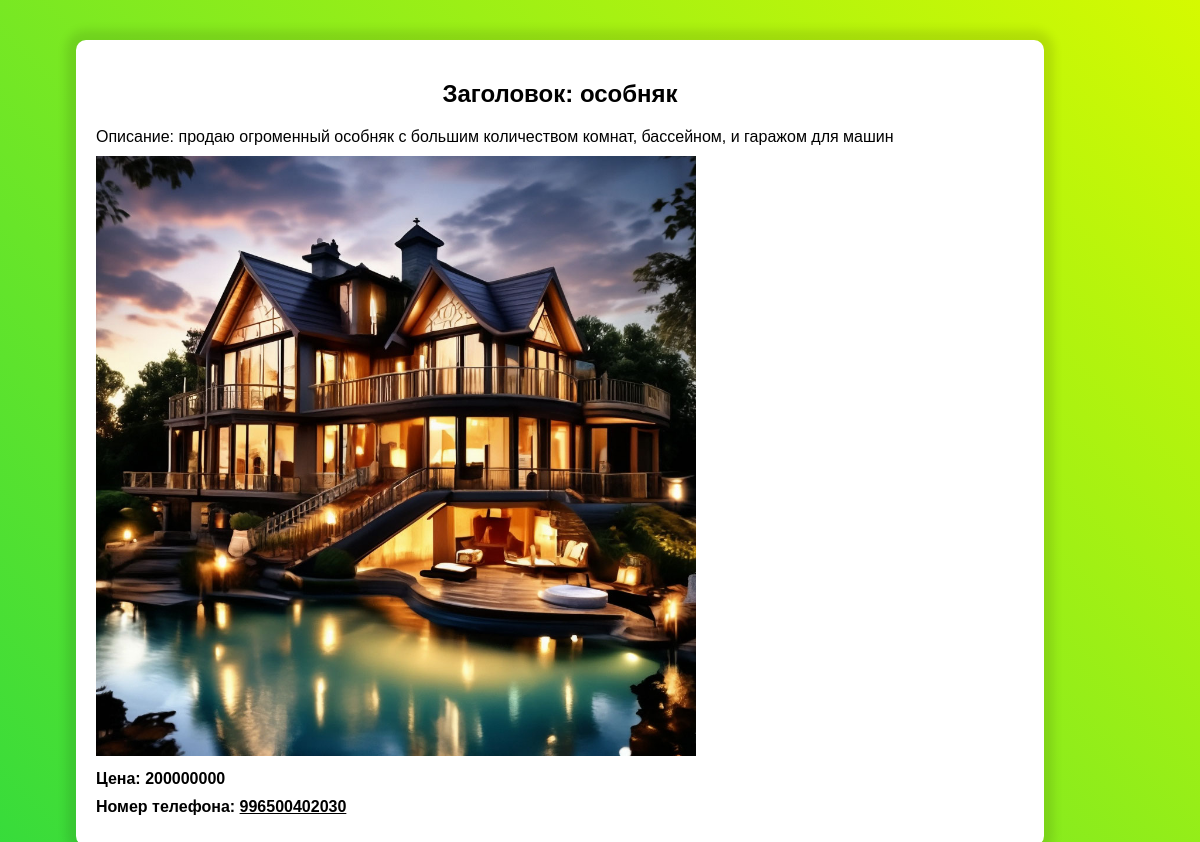
The page /more_details/3 on the database its author committed.
### main.py (models this page shows)
class Post(db.Model):
    id = db.Column(db.Integer, primary_key=True)
    category = db.Column(db.String, nullable=False)
    title = db.Column(db.String(100), nullable=False)
    content = db.Column(db.Text, nullable=False)
    price = db.Column(db.Integer, nullable=False)
    user_id = db.Column(db.Integer, db.ForeignKey('user.id'), nullable=False)
    image = db.Column(db.String(250))
    user_number = db.Column(db.String(250))

### main.py (the view)
@app.route('/more_details/<int:post_id>', methods=['GET', 'POST'])
def more_details(post_id):
    post = Post.query.get_or_404(post_id)
    return render_template('more_details.html', post=post)

### templates/more_details.html (shortened to what this page needs)
<!DOCTYPE html>
<html lang="ru">
<head>
    <link rel="stylesheet" href="/static/uploads/more_details.css">
</head>
<body>
    <main>
        <br>
        <br>
        <br>
        <div class="post">
            <h2>Заголовок: {{ post.title }}</h2>
            <p>Описание: {{ post.content }}</p>
            <img src="/static/uploads/images/{{post.image}}" width="600px" height="600px">
            <b><p>Цена: {{ post.price }}</p></b>
            <b><p>Номер телефона: <a class="a_number" href="tel:+996{{post.user_number}}">{{ post.user_number }}</a></p></b>
        </div>
        <br>
        <br>
        <br>
        <br>
        <br>
    </main>
</body>
</html>

### static/uploads/more_details.css (style rules this page uses)
body { margin: 0; font-family: 'Arial', sans-serif; }
a { color: #fff; text-decoration: none; transition: color 0.3s ease; }
main { padding: 20px; min-height: 100vh; display: flex; flex-wrap: wrap; justify-content: center; align-items: center; }
.post { background-color: #fff; padding: 20px; border-radius: 10px; margin: 20px; width: 80%; box-shadow: 0 0 10px 10px rgba(0, 0, 0, 0.1); transition: transform 0.3s ease; position: relative; right: 40px; display: inline-block; }
.post h2 { text-align: center; }
main div p { margin: 10px 0; }
.a_number { color: black; text-decoration: underline; }
body::before { content: ''; position: fixed; top: 0; left: 0; width: 100%; height: 100%; z-index: -1; background: linear-gradient(45deg, #34db3c, #d5fa01); }

### rows shown on the page
Post: title "особняк", content "продаю огроменный особняк с большим количеством комнат, бассейном, и гаражом для машин", image (picture), price "200000000", user_number "996500402030"
